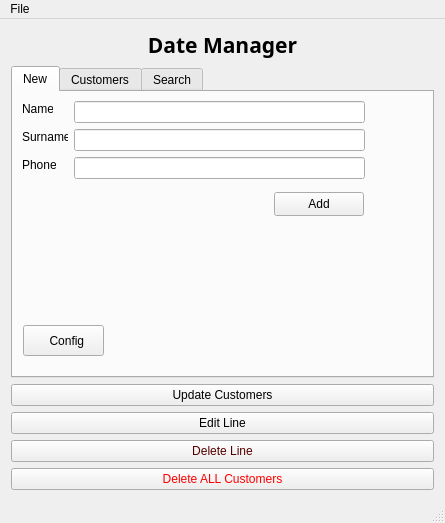
<?xml version="1.0" encoding="UTF-8"?>
<ui version="4.0">
 <class>MainWindow</class>
 <widget class="QMainWindow" name="MainWindow">
  <property name="geometry">
   <rect>
    <x>0</x>
    <y>0</y>
    <width>445</width>
    <height>523</height>
   </rect>
  </property>
  <property name="minimumSize">
   <size>
    <width>400</width>
    <height>400</height>
   </size>
  </property>
  <property name="maximumSize">
   <size>
    <width>4000</width>
    <height>4000</height>
   </size>
  </property>
  <property name="windowTitle">
   <string>MainWindow</string>
  </property>
  <widget class="QWidget" name="centralWidget">
   <layout class="QGridLayout" name="gridLayout">
    <item row="0" column="1">
     <widget class="QLabel" name="lblTitulo">
      <property name="font">
       <font>
        <family>Segoe UI Black</family>
        <pointsize>16</pointsize>
        <weight>75</weight>
        <bold>true</bold>
       </font>
      </property>
      <property name="text">
       <string>Date Manager</string>
      </property>
      <property name="alignment">
       <set>Qt::AlignCenter</set>
      </property>
     </widget>
    </item>
    <item row="3" column="1">
     <widget class="QPushButton" name="btnUpdateCustomers">
      <property name="enabled">
       <bool>true</bool>
      </property>
      <property name="text">
       <string>Update Customers</string>
      </property>
      <property name="checkable">
       <bool>false</bool>
      </property>
     </widget>
    </item>
    <item row="5" column="1">
     <widget class="QPushButton" name="btnDeleteLine">
      <property name="styleSheet">
       <string notr="true">QPushButton
{
	color: rgb(85, 0, 0);
}</string>
      </property>
      <property name="text">
       <string>Delete Line</string>
      </property>
     </widget>
    </item>
    <item row="7" column="1">
     <widget class="QPushButton" name="btnDeleteAllCustomers">
      <property name="styleSheet">
       <string notr="true">QPushButton
{
	color: rgb(255, 0, 0);
}</string>
      </property>
      <property name="text">
       <string>Delete ALL Customers</string>
      </property>
     </widget>
    </item>
    <item row="4" column="1">
     <widget class="QPushButton" name="btnEditLine">
      <property name="text">
       <string>Edit Line</string>
      </property>
     </widget>
    </item>
    <item row="2" column="1">
     <widget class="QTabWidget" name="tabWidget">
      <property name="currentIndex">
       <number>0</number>
      </property>
      <widget class="QWidget" name="tab">
       <property name="enabled">
        <bool>true</bool>
       </property>
       <attribute name="icon">
        <iconset resource="resourcers.qrc">
         <normaloff>:/imgs/imgs/add.png</normaloff>:/imgs/imgs/add.png</iconset>
       </attribute>
       <attribute name="title">
        <string>New</string>
       </attribute>
       <widget class="QLabel" name="label">
        <property name="geometry">
         <rect>
          <x>9</x>
          <y>9</y>
          <width>31</width>
          <height>16</height>
         </rect>
        </property>
        <property name="text">
         <string>Name:</string>
        </property>
       </widget>
       <widget class="QLineEdit" name="lineEdit_Name">
        <property name="geometry">
         <rect>
          <x>61</x>
          <y>9</y>
          <width>291</width>
          <height>22</height>
         </rect>
        </property>
        <property name="maxLength">
         <number>20</number>
        </property>
       </widget>
       <widget class="QLabel" name="label_2">
        <property name="geometry">
         <rect>
          <x>9</x>
          <y>37</y>
          <width>46</width>
          <height>16</height>
         </rect>
        </property>
        <property name="text">
         <string>Surname:</string>
        </property>
       </widget>
       <widget class="QLineEdit" name="lineEdit_SurNames">
        <property name="geometry">
         <rect>
          <x>61</x>
          <y>37</y>
          <width>291</width>
          <height>22</height>
         </rect>
        </property>
        <property name="maxLength">
         <number>20</number>
        </property>
       </widget>
       <widget class="QLabel" name="label_3">
        <property name="geometry">
         <rect>
          <x>9</x>
          <y>65</y>
          <width>34</width>
          <height>16</height>
         </rect>
        </property>
        <property name="text">
         <string>Phone:</string>
        </property>
       </widget>
       <widget class="QLineEdit" name="lineEdit_Phone">
        <property name="geometry">
         <rect>
          <x>61</x>
          <y>65</y>
          <width>291</width>
          <height>22</height>
         </rect>
        </property>
        <property name="maxLength">
         <number>10</number>
        </property>
       </widget>
       <widget class="QPushButton" name="btnAdd">
        <property name="geometry">
         <rect>
          <x>261</x>
          <y>100</y>
          <width>90</width>
          <height>24</height>
         </rect>
        </property>
        <property name="text">
         <string>Add</string>
        </property>
       </widget>
       <widget class="QPushButton" name="btnConfigDataBase">
        <property name="geometry">
         <rect>
          <x>10</x>
          <y>233</y>
          <width>81</width>
          <height>31</height>
         </rect>
        </property>
        <property name="text">
         <string>  Config</string>
        </property>
        <property name="icon">
         <iconset resource="resourcers.qrc">
          <normaloff>:/imgs/imgs/if_database_edit_84524.png</normaloff>:/imgs/imgs/if_database_edit_84524.png</iconset>
        </property>
        <property name="iconSize">
         <size>
          <width>24</width>
          <height>24</height>
         </size>
        </property>
       </widget>
      </widget>
      <widget class="QWidget" name="tab_2">
       <attribute name="icon">
        <iconset resource="resourcers.qrc">
         <normaloff>:/imgs/imgs/customer.png</normaloff>:/imgs/imgs/customer.png</iconset>
       </attribute>
       <attribute name="title">
        <string>Customers</string>
       </attribute>
       <layout class="QGridLayout" name="gridLayout_2">
        <item row="0" column="0">
         <widget class="QTextBrowser" name="textBrowser">
          <property name="cursor" stdset="0">
           <cursorShape>PointingHandCursor</cursorShape>
          </property>
          <property name="mouseTracking">
           <bool>false</bool>
          </property>
          <property name="contextMenuPolicy">
           <enum>Qt::ActionsContextMenu</enum>
          </property>
          <property name="lineWidth">
           <number>1</number>
          </property>
         </widget>
        </item>
       </layout>
      </widget>
      <widget class="QWidget" name="tab_3">
       <attribute name="icon">
        <iconset resource="resourcers.qrc">
         <normaloff>:/imgs/imgs/search.png</normaloff>:/imgs/imgs/search.png</iconset>
       </attribute>
       <attribute name="title">
        <string>Search</string>
       </attribute>
       <layout class="QGridLayout" name="gridLayout_3">
        <item row="1" column="0" colspan="3">
         <widget class="QTextBrowser" name="textBrowser_2">
          <property name="contextMenuPolicy">
           <enum>Qt::CustomContextMenu</enum>
          </property>
          <property name="readOnly">
           <bool>true</bool>
          </property>
         </widget>
        </item>
        <item row="0" column="2">
         <widget class="QLineEdit" name="lineEdit_Search"/>
        </item>
        <item row="0" column="0">
         <widget class="QPushButton" name="btnSearch">
          <property name="text">
           <string>Search</string>
          </property>
         </widget>
        </item>
       </layout>
      </widget>
     </widget>
    </item>
   </layout>
  </widget>
  <widget class="QMenuBar" name="menuBar">
   <property name="geometry">
    <rect>
     <x>0</x>
     <y>0</y>
     <width>445</width>
     <height>20</height>
    </rect>
   </property>
   <widget class="QMenu" name="menuFile">
    <property name="title">
     <string>File</string>
    </property>
    <addaction name="actionAdd_Customer"/>
    <addaction name="actionShow_All_Customers"/>
    <addaction name="actionDelete_All_Customers"/>
    <addaction name="actionSearch_a_Customer"/>
    <addaction name="actionExit"/>
   </widget>
   <addaction name="menuFile"/>
  </widget>
  <widget class="QStatusBar" name="statusBar"/>
  <action name="actionAdd_Customer">
   <property name="icon">
    <iconset resource="resourcers.qrc">
     <normaloff>:/imgs/imgs/add.png</normaloff>:/imgs/imgs/add.png</iconset>
   </property>
   <property name="text">
    <string>Add Customer</string>
   </property>
  </action>
  <action name="actionShow_All_Customers">
   <property name="icon">
    <iconset resource="resourcers.qrc">
     <normaloff>:/imgs/imgs/customer.png</normaloff>:/imgs/imgs/customer.png</iconset>
   </property>
   <property name="text">
    <string>Show All Customers</string>
   </property>
   <property name="font">
    <font>
     <pointsize>8</pointsize>
    </font>
   </property>
  </action>
  <action name="actionDelete_All_Customers">
   <property name="icon">
    <iconset resource="resourcers.qrc">
     <normaloff>:/imgs/imgs/delete.png</normaloff>:/imgs/imgs/delete.png</iconset>
   </property>
   <property name="text">
    <string>Delete All Customers</string>
   </property>
  </action>
  <action name="actionSearch_a_Customer">
   <property name="icon">
    <iconset resource="resourcers.qrc">
     <normaloff>:/imgs/imgs/search.png</normaloff>:/imgs/imgs/search.png</iconset>
   </property>
   <property name="text">
    <string>Search a Customer</string>
   </property>
  </action>
  <action name="actionExit">
   <property name="icon">
    <iconset resource="resourcers.qrc">
     <normaloff>:/imgs/imgs/exit.png</normaloff>:/imgs/imgs/exit.png</iconset>
   </property>
   <property name="text">
    <string>Exit</string>
   </property>
  </action>
 </widget>
 <layoutdefault spacing="6" margin="11"/>
 <resources>
  <include location="resourcers.qrc"/>
 </resources>
 <connections/>
</ui>
